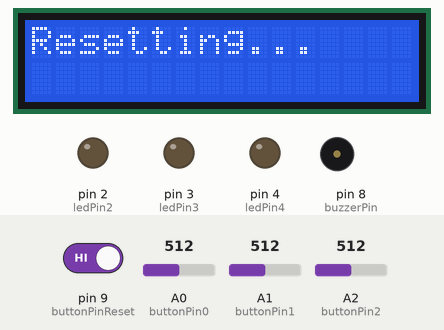
This sketch was run on a simulated Arduino Uno, built with avr-gcc and run on an emulated ATmega328P. Parts: 16×2 character LCD, output pins drawn as LEDs (lit = HIGH), buzzer (waves = sounding, pin HIGH). The test bench sets the inputs (shaded band); at power-on: pin 9 (buttonPinReset) HIGH, A0 (buttonPin0) = 512, A1 (buttonPin1) = 512, A2 (buttonPin2) = 512. What the sketch prints to the serial monitor is not drawn.

Above: at 1.2 s.
1.3 s: pin 9 (buttonPinReset) driven LOW
At 6.8 s:
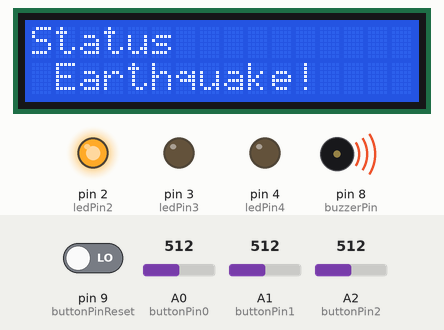
8.0 s: pin 9 (buttonPinReset) driven HIGH
At 9.1 s:
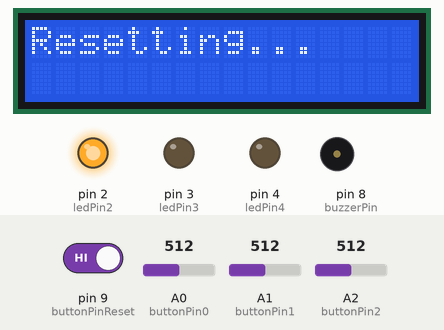
14.7 s: pin 9 (buttonPinReset) driven LOW
At 21.2 s:
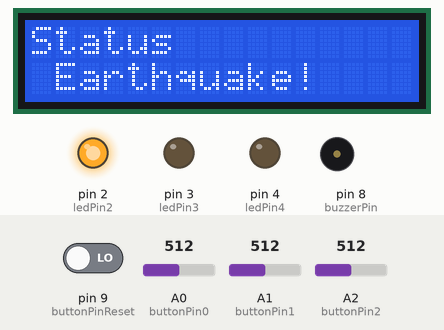
Timing chart, 0 to 22.7 s (numbered marks = the images above; inputs shaded):
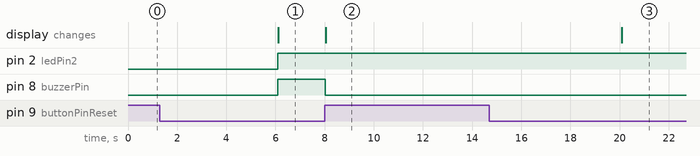

Measured:
- after the input at 1.3 s, pin 2 (ledPin2), pin 8 (buzzerPin): LOW → HIGH after 4.8 s; the display: changes after 4.8 s (image 1)
- after the input at 8.0 s, pin 8 (buzzerPin): HIGH → LOW at once; the display: changes at once (image 2)
- after the input at 14.7 s, the display: changes after 5.4 s (image 3)

The sketch:

adxl335.ino
```cpp
#include <Wire.h>
#include <LiquidCrystal_I2C.h>

LiquidCrystal_I2C lcd_1(0x27, 16, 2);

const int buttonPin0 = A0;
const int buttonPin1 = A1;
const int buttonPin2 = A2;

const int ledPin2 = 2;
const int ledPin3 = 3;
const int ledPin4 = 4;

const int buzzerPin = 8;

const float voltageReference = 5.0;
const float zeroGVoltage = voltageReference / 2.0;
const float sensitivity = 0.3;
const int samples = 10;
const int buttonPinReset = 9; // Renamed to clarify its purpose
bool i = false;

// Motion (earthquake/seismic wave) set normal value for stable.
const float xThresholdLow = 3.0;    // Increase to reduce sensitivity along X-axis
const float xThresholdHigh = 2.1;   // Decrease to reduce sensitivity along X-axis
const float yThresholdLow = 3.0;    // Increase to reduce sensitivity along Y-axis
const float yThresholdHigh = 2.1;   // Decrease to reduce sensitivity along Y-axis

unsigned long lastShakeTime = 0;
unsigned long buzzerStartTime = 0;
bool isBuzzerActive = false;
bool isTriggered = false;
bool normalLed = true;
unsigned long lastChangeTime = 0;

// Setting up all the ButtonPins, Buzzer, and LEDPins
void setup() {
  lcd_1.init();
  lcd_1.backlight();
  Serial.begin(9600);
  pinMode(buttonPinReset, INPUT_PULLUP); // Renamed for clarity
  Serial.begin(115200);
  pinMode(buttonPin0, INPUT);
  pinMode(buttonPin1, INPUT);
  pinMode(buttonPin2, INPUT);
  pinMode(ledPin2, OUTPUT);
  pinMode(ledPin3, OUTPUT);
  pinMode(ledPin4, OUTPUT);
  pinMode(buzzerPin, OUTPUT);
}

void loop() {
  unsigned long currentTime = millis();

  // Check if the reset button is pressed
  if (digitalRead(buttonPinReset) == HIGH) { // Renamed for clarity
    Serial.println("Pressed");
    digitalWrite(buzzerPin, LOW);
    Serial.println("Reset");
    lcd_1.clear();
    lcd_1.setCursor(0, 0);
    lcd_1.print("Resetting...");
    delay(6000);
    isTriggered = false;
    i=false;
    normalLed = true;
  } else {
    Serial.println("Not Pressed");

    int xRaw = 0, yRaw = 0, zRaw = 0;
    for (int i = 0; i < samples; i++) {
      xRaw += analogRead(A0);
      yRaw += analogRead(A1);
      zRaw += analogRead(A2);
    }
    xRaw /= samples;
    yRaw /= samples;
    zRaw /= samples;

    // Reference voltage of all the data received from sensor X, Y, Z axis
    float xVoltage = xRaw * (voltageReference / 1023.0);
    float yVoltage = yRaw * (voltageReference / 1023.0);
    float zVoltage = zRaw * (voltageReference / 1023.0);

    float xAcceleration = abs((xVoltage - zeroGVoltage) / sensitivity);
    float yAcceleration = abs((yVoltage - zeroGVoltage) / sensitivity);
    float zAcceleration = abs((zVoltage - zeroGVoltage) / sensitivity);

    // Display the seismic wave intensity data on the serial
    Serial.print("X: ");
    Serial.print(xAcceleration, 4);
    Serial.print(" g, Y: ");
    Serial.print(yAcceleration, 4);
    Serial.print(" g, Z: ");
    Serial.println(zAcceleration, 4);


    // Check if the Earthquake or seismic wave triggers the sensor standard value
    if (((xAcceleration > xThresholdLow || xAcceleration < xThresholdHigh) ||
         (yAcceleration > yThresholdLow || yAcceleration < yThresholdHigh))) {
      normalLed = false;
      digitalWrite(ledPin2, HIGH);
      digitalWrite(ledPin3, LOW);
      digitalWrite(ledPin4, LOW);
      if (!isBuzzerActive) {
        digitalWrite(buzzerPin, HIGH);
        isBuzzerActive = true;
        buzzerStartTime = currentTime;
      }
      lastShakeTime = currentTime;
    } else {
      if (isBuzzerActive && (currentTime - lastShakeTime >= 5000)) {
        digitalWrite(buzzerPin, LOW);
        isBuzzerActive = false;
      }
    }

    if(normalLed){
      digitalWrite(ledPin4, HIGH);
      digitalWrite(ledPin2, LOW);
      digitalWrite(ledPin3, LOW);
    }

    if (!isBuzzerActive) {
      lcd_1.setCursor(0, 0);
      lcd_1.print("Status          ");
      lcd_1.setCursor(0, 1);
      lcd_1.print(" Stable              ");
      i=false;
    } else {
      lcd_1.setCursor(0, 0);
      lcd_1.print("Status          ");
      lcd_1.setCursor(0, 1);
      lcd_1.print(" Earthquake!");
      isTriggered = true;
      i = true;
    }

    // Block of code responsible for informing students to get out in the building
    if (currentTime - buzzerStartTime >= 10000 && isTriggered && !i) {
      if (currentTime - lastChangeTime >= 1000) {
        lcd_1.setCursor(0, 0);
        lcd_1.print("Please get out");
        lcd_1.setCursor(0, 1);
        lcd_1.print("with caution!");
        digitalWrite(ledPin3, HIGH);
        digitalWrite(ledPin2, LOW);
        digitalWrite(ledPin4, LOW);
        if (isBuzzerActive) {
          digitalWrite(buzzerPin, LOW);
          isBuzzerActive = false;
        } else if (isTriggered && !isBuzzerActive) {
          digitalWrite(buzzerPin, HIGH);
          lcd_1.setBacklight(LOW);
          delay(600);
          lcd_1.setBacklight(HIGH);
          delay(600);
          isBuzzerActive = true;
        }
        lastChangeTime = currentTime;
      }
    }
  }
}
```
